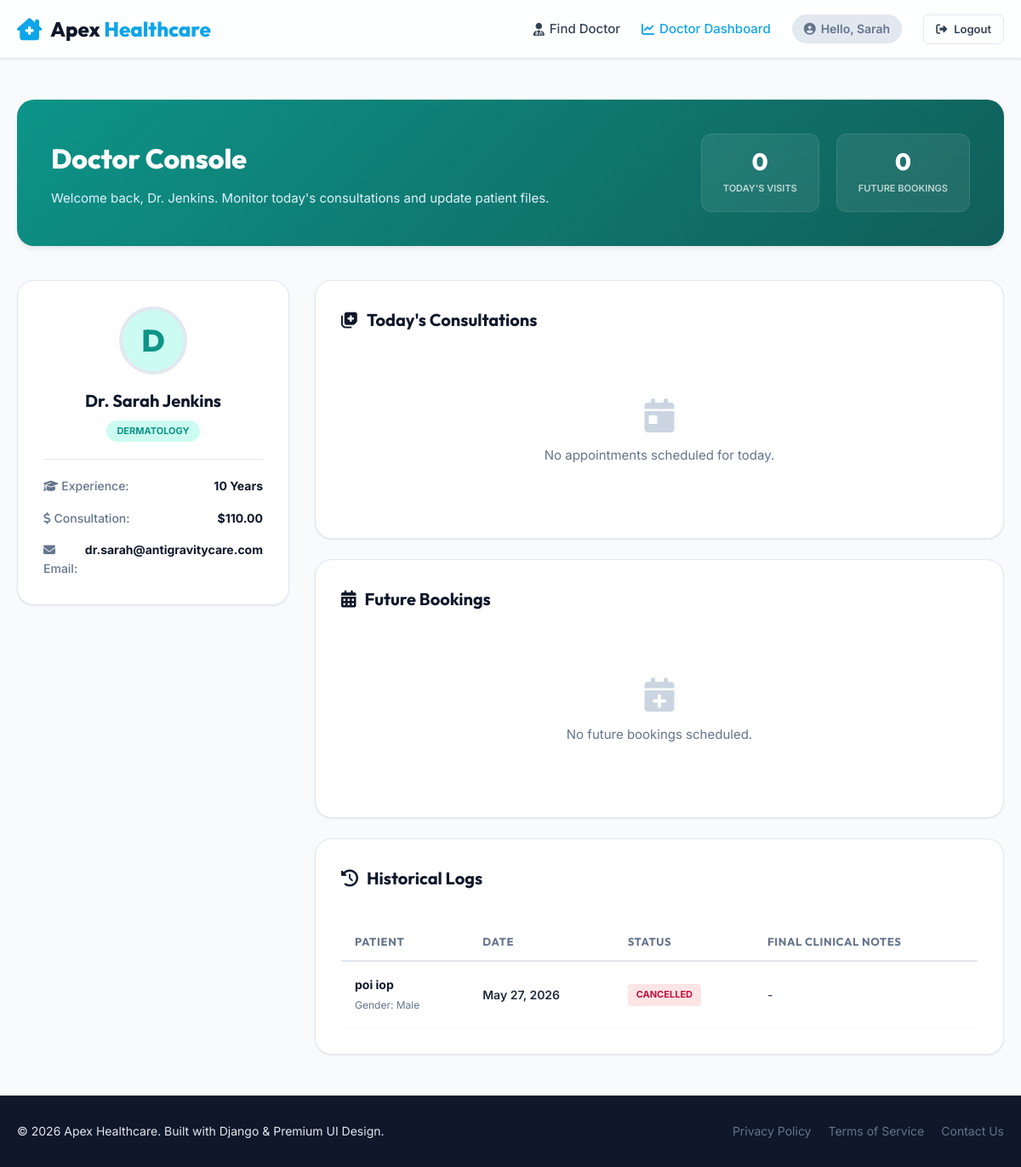
The page /dashboard/doctor/ (signed in) on the database as committed earlier.
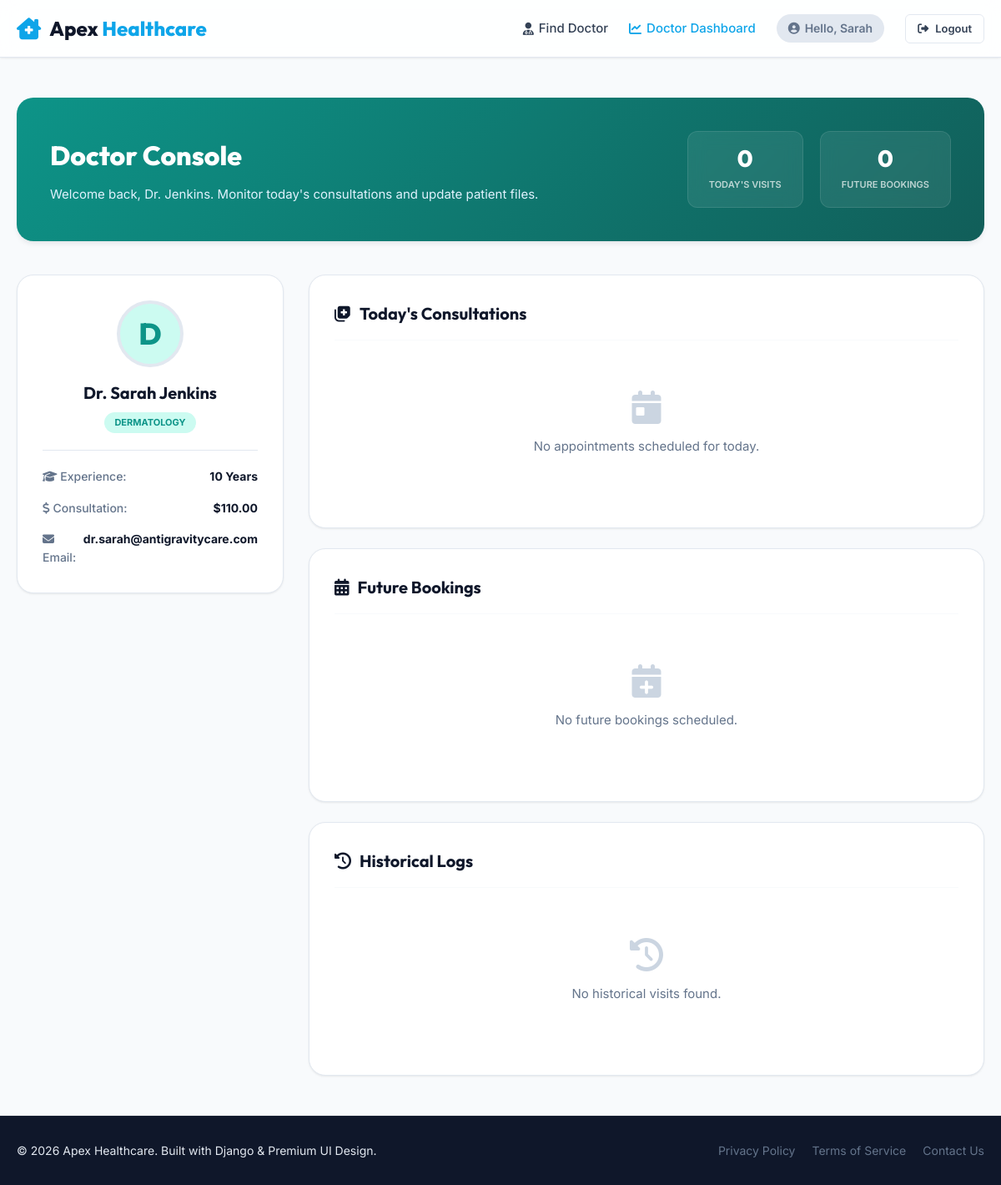
The same page on the database as committed later.
### booking/models.py (models this page shows, shortened)
class Appointment(models.Model):
    patient = models.ForeignKey(PatientProfile, on_delete=models.CASCADE, related_name='appointments')
    doctor = models.ForeignKey(DoctorProfile, on_delete=models.CASCADE, related_name='appointments')
    date = models.DateField()
    time_slot = models.TimeField()
    status = models.CharField(max_length=15, choices=STATUS_CHOICES, default='Scheduled')
    symptoms = models.TextField(blank=True, null=True)
    doctor_notes = models.TextField(blank=True, null=True)
    created_at = models.DateTimeField(auto_now_add=True)
    class Meta:
        ordering = ['-date', '-time_slot']
        unique_together = ('doctor', 'date', 'time_slot')

class PatientProfile(models.Model):
    user = models.OneToOneField(User, on_delete=models.CASCADE, related_name='patient_profile')
    phone_number = models.CharField(max_length=15)
    date_of_birth = models.DateField()
    gender = models.CharField(max_length=10, choices=GENDER_CHOICES)
    blood_group = models.CharField(max_length=5, blank=True, null=True)

### booking/views.py (the view)
# urls.py: path('dashboard/doctor/', views.doctor_dashboard, name='doctor_dashboard'),
@login_required
def doctor_dashboard(request):
    if not hasattr(request.user, 'doctor_profile'):
        messages.error(request, "Dashboard only accessible to Doctors.")
        return redirect('home')
    doctor = request.user.doctor_profile
    appointments = Appointment.objects.filter(doctor=doctor)
    today_bookings = appointments.filter(date=date.today()).order_by('time_slot')
    upcoming = appointments.filter(date__gt=date.today(), status='Scheduled').order_by('date', 'time_slot')
    past = appointments.filter(status__in=['Completed', 'Cancelled']).order_by('-date', '-time_slot')
    context = {
        'today_bookings': today_bookings,
        'upcoming': upcoming,
        'past': past,
        'doctor': doctor,
    }
    return render(request, 'booking/doctor_dashboard.html', context)

### booking/templates/booking/doctor_dashboard.html (shortened to what the changed rows need)
{% extends 'booking/base.html' %}
{% block content %}
<div class="container py-5">
    <div class="dashboard-banner doctor-theme">
        <div class="banner-content">
            <h1>Doctor Console</h1>
        </div>
    </div>
    <div class="dashboard-grid">
        <div class="dashboard-main-panel">
            <div class="content-card">
                {% if past %}
                    <div class="history-table-wrapper">
                        <table class="history-table">
                            <thead>
                                <tr>
                                    <th>Patient</th>
                                    <th>Date</th>
                                    <th>Status</th>
                                    <th>Final Clinical Notes</th>
                                </tr>
                            </thead>
                            <tbody>
                                {% for appt in past %}
                                    <tr>
                                        <td>
                                            <span class="table-doc-name">{{ appt.patient.user.get_full_name|default:appt.patient.user.username }}</span>
                                            <span class="table-doc-spec">Gender: {{ appt.patient.gender }}</span>
                                        </td>
                                        <td>
                                            <span class="table-date">{{ appt.date|date:"M d, Y" }}</span>
                                        </td>
                                        <td>
                                            <span class="badge-status status-{{ appt.status|lower }}">
                                                {{ appt.status }}
                                            </span>
                                        </td>
                                        <td>
                                            <span class="table-notes">{{ appt.doctor_notes|default:"-" }}</span>
                                        </td>
                                    </tr>
                                {% endfor %}
                            </tbody>
                        </table>
                    </div>
                {% else %}
                    <div class="dashboard-empty-panel">
                        <i class="fa-solid fa-clock-rotate-left"></i>
                        <p>No historical visits found.</p>
                    </div>
                {% endif %}
            </div>
        </div>
    </div>
</div>
{% endblock %}

Rows that differ between the two databases and show on the page:
removed Appointment: patient.user.get_full_name "poi iop", patient.gender "Male", date "May 27, 2026", status "CANCELLED", doctor_notes "-"
Other text that changed with them:
text no longer shown: "PATIENT DATE STATUS FINAL CLINICAL NOTES"
text now shown: "No historical visits found."
